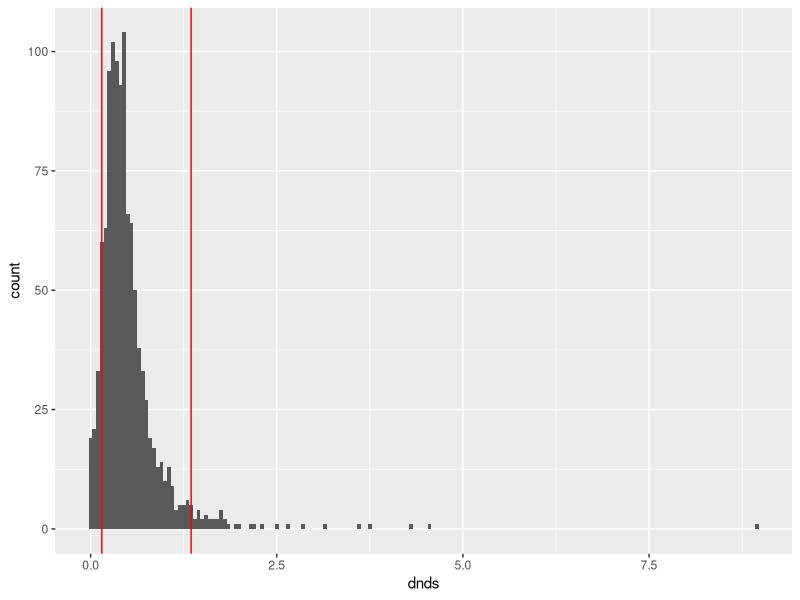

Recreate this plot in R.
## ---- chunk 1
# load in libraries
library(tidyverse)
library(stringr)
## ---- chunk 2
# load in data
blastp_dnds <- read_tsv(file = "../output/TanOak_blastp_orthologs_dnds.tsv")

head(blastp_dnds)
## ---- chunk 3
# drop rows with non-finite dn/ds ratios and missing GO annotations
blastp_dnds_filtered <- blastp_dnds %>% filter(!is.nan(dnds), !is.na(dnds), !is.infinite(dnds), dnds >= 0, !is.na(GO_annotations))
# 7368 rows to 5039 after filtering step

# plot distribution of dn/ds ratios
blastp_dnds_filtered %>% ggplot(aes(x = dnds)) + geom_histogram(binwidth = 0.05) + 
  geom_vline(xintercept = 0.15, color = "red") + geom_vline(xintercept = 1.35, color = "red")

blastp_dnds_filtered$dnds %>% summary()
# distribution looking gamma-ish
## ---- chunk 4
######
# assign top and bottom 5% of dn/ds values as 1 and the rest as 0
# can take advantage of indices since the values are already sorted

# 5039 * 0.05 = 251.95 -> 252
#extreme_dnds <- rep(0, 5039)
#extreme_dnds[1:252] <- 1
#extreme_dnds[4787:5039] <- 1 # 5039 - 252

#blastp_dnds_filtered %>% mutate(extreme_dnds = extreme_dnds)

# might not be a good cutoff since top 5% of dn/ds values are ~1.1 - ~9
######

# try establishing dn/ds cutoffs instead
# 1 for extreme dn/ds (<= 0.5 and >= 1.5), 0 for everything else
blastp_dnds_filtered %>% mutate(class = ifelse(dnds <= 0.15 | dnds >= 1.35, 1, 0)) # 680 extreme genes (521 with dn/ds <= 0.15, 159 with dn/ds >= 1.35)
ifelse(blastp_dnds_filtered$dnds <= 0.15 | blastp_dnds_filtered$dnds >= 1.35, 1, 0) %>% sum()
## ---- chunk 5
# data wrangling for gene sets

# take entire column of GO terms and vectorize, filter out duplicate terms
all_go_terms <- str_extract_all(blastp_dnds_filtered$GO_annotations, "GO:[0-9]*") %>% unlist() %>% unique()

# init. gene sets, start with all gene names in one column for now
gene_sets <- tibble(all_go_terms) %>% mutate(desc = NA, genes = NA)

# for each GO term, check blastp_dnds_filtered for the gene(s) associated with the GO term
for (i in 1:dim(gene_sets)[1]) {
  # use logical vector to subset tanoak gene names, store in current index
  occurrences <- blastp_dnds_filtered$GO_annotations %>% str_detect(all_go_terms[i]) # indices should match up with gene_sets
  gene_sets[i, 3] <- blastp_dnds_filtered$tanoak[occurrences] %>% paste0(collapse = ",")
}

# can write out as .csv file and use sed or tr to change "," to "\t", save as .gmt file
#write.table(gene_sets, file = "../input/gsea/blastp/TanOak_blastp_geneset.csv", quote = FALSE, sep = ",", row.names = FALSE, col.names = FALSE)
## ---- chunk 6
# ranked list
rank_list <- blastp_dnds_filtered %>% select(tanoak, dnds) %>%
  select(tanoak, dnds)

names(rank_list) <- c("NAME", "dnds")

head(rank_list)

#write.table(rank_list, file = "../input/gsea/blastp/TanOak_blastp_preranked.rnk", quote = FALSE, sep = "\t", row.names = FALSE, col.names = FALSE)
## ---- chunk 7
# "expression" dataset
expr <- blastp_dnds_filtered %>% select(tanoak, dnds) %>% mutate(DESCRIPTION = NA) %>%
  select(tanoak, DESCRIPTION, dnds)

names(expr) <- c("NAME", "DESCRIPTION", "dnds")

head(expr)

#write.table(expr, file = "../input/gsea/blastp/TanOak_blastp_expression.txt", quote = FALSE, sep = "\t", row.names = FALSE)
## ---- chunk 8
# phenotype labels
labels <- ifelse(blastp_dnds_filtered$dnds <= 0.15 | blastp_dnds_filtered$dnds >= 1.35, 1, 0)
#write.table(matrix(labels, nrow = 1), file = "../input/gsea/blastp/TanOak_blastp_phenotype.cls", sep = "\t", row.names = FALSE, col.names = FALSE)

# write in first two lines using vim
# 5039 2 1
# # REG EXTR (0 = REG, 1 = EXTR)
# the labels
